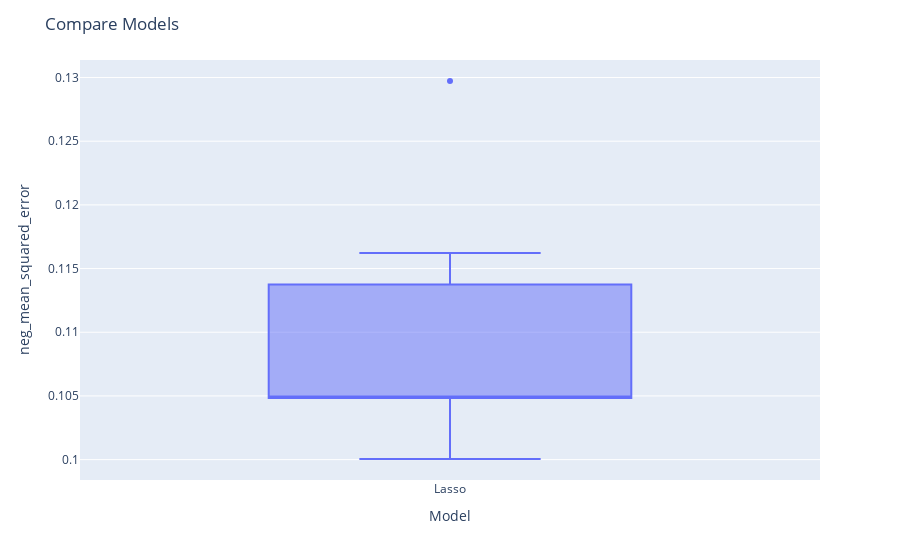

The notebook cell saved with this chart:
### Code cell
models = CompareModels(list_of_models, X_train, y_train)
models.recap()

### Figure 1 — Plotly figure (JSON) as saved in the notebook; plotly's stock layout.template omitted (floating-point values rounded to 4 significant figures)
{"data": [{"alignmentgroup": "True", "hovertemplate": "Model=%{x}<br>neg_mean_squared_error=%{y}<extra></extra>", "legendgroup": "", "marker": {"color": "#636efa"}, "name": "", "notched": false, "offsetgroup": "", "orientation": "v", "showlegend": false, "type": "box", "x": ["Lasso", "Lasso", "Lasso", "Lasso", "Lasso", "Lasso", "Lasso"], "x0": " ", "xaxis": "x", "y": [0.1049, 0.1, 0.1162, 0.1297, 0.1064, 0.1048, 0.1049], "y0": " ", "yaxis": "y"}], "layout": {"boxmode": "group", "legend": {"tracegroupgap": 0}, "margin": {"t": 60}, "title": {"text": "Compare Models"}, "xaxis": {"anchor": "y", "domain": [0, 1], "title": {"text": "Model"}}, "yaxis": {"anchor": "x", "domain": [0, 1], "title": {"text": "neg_mean_squared_error"}}}}
